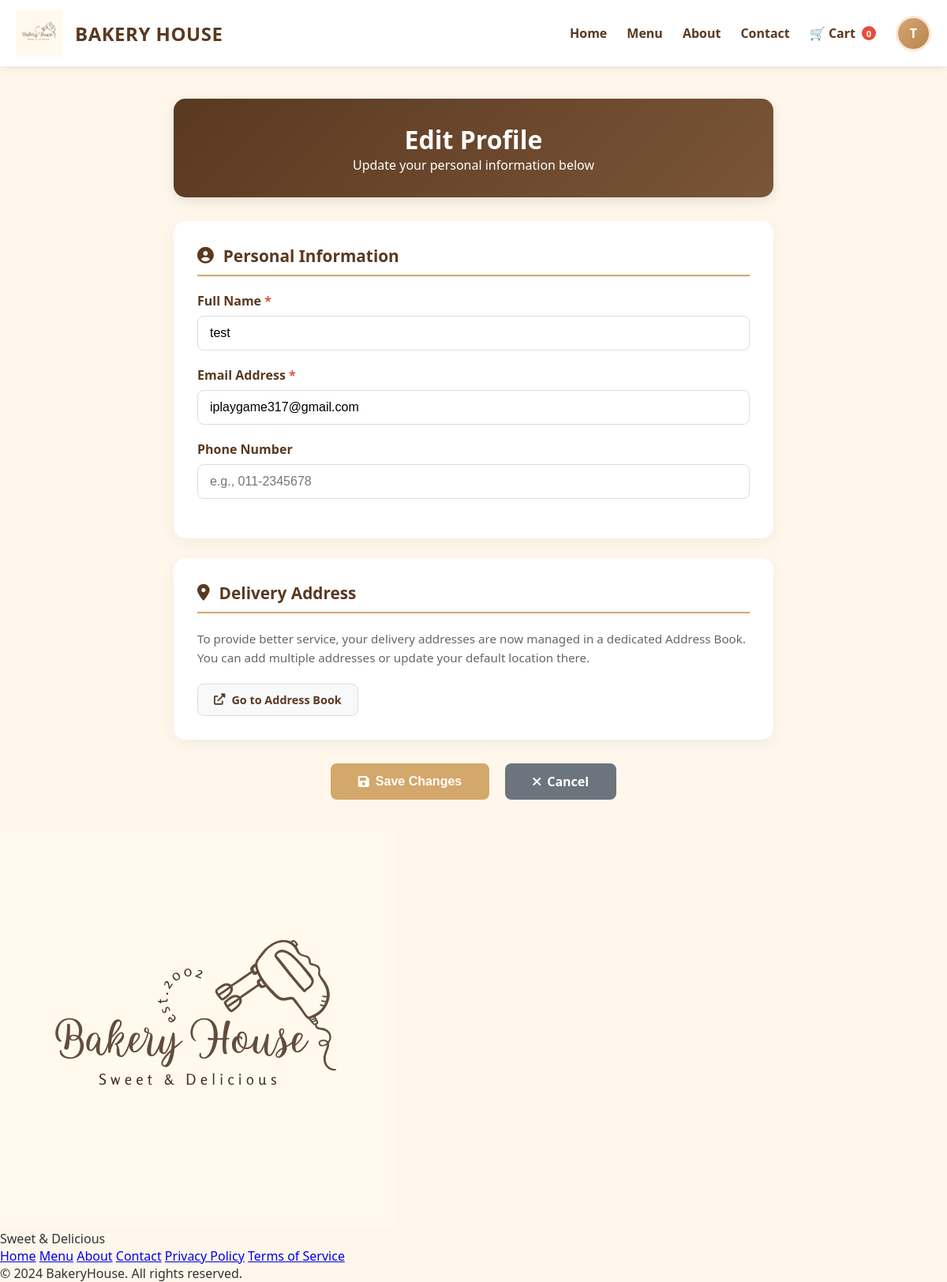
The page /editprofile.php (signed in) on the database as committed earlier.
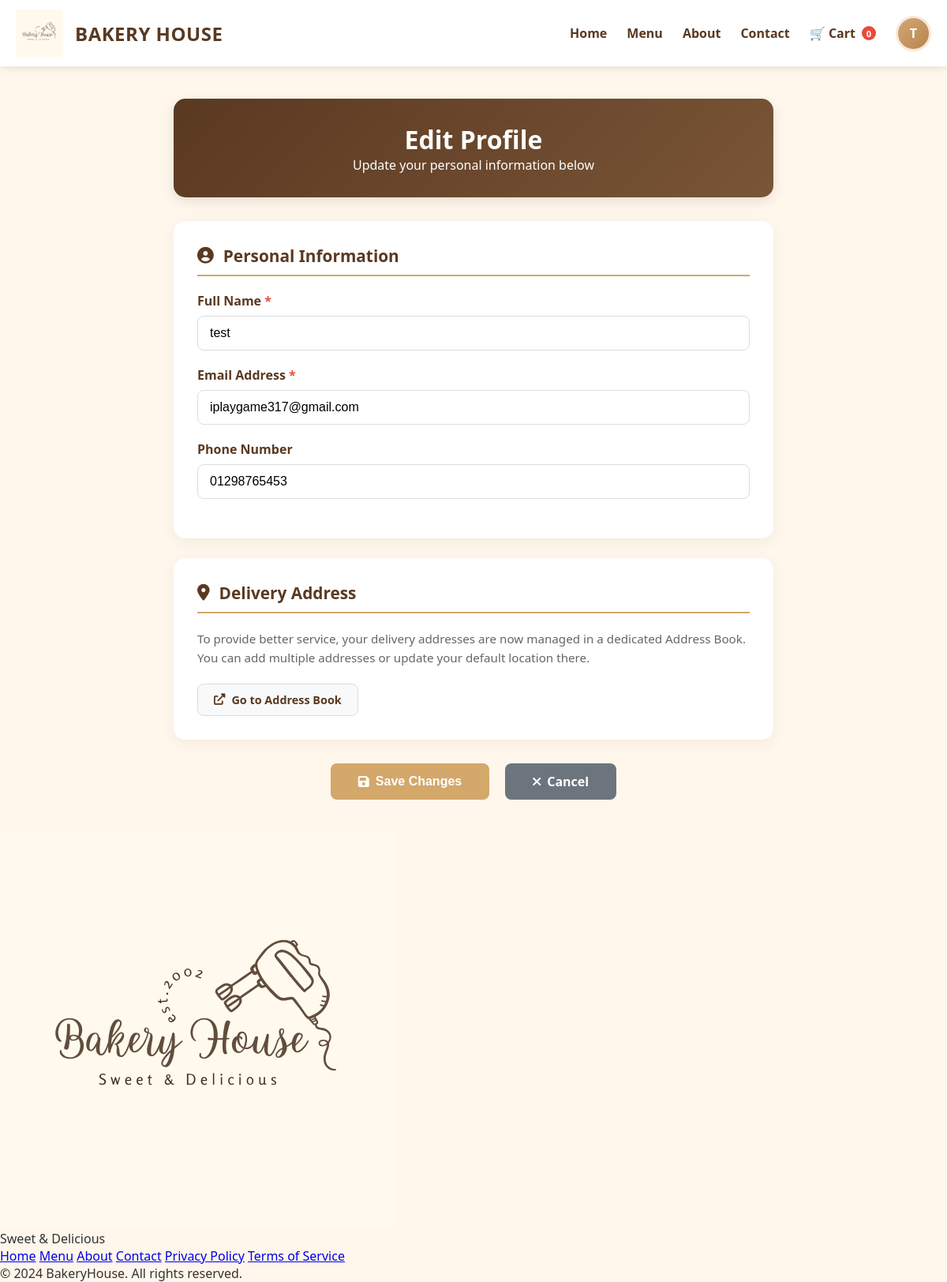
The same page on the database as committed later.
### tables this page shows
CREATE TABLE `user_db` (
  `id` int(11) NOT NULL,
  `name` varchar(100) NOT NULL,
  `email` varchar(255) NOT NULL,
  `password` varchar(255) NOT NULL,
  `phone` varchar(20) DEFAULT NULL,
  `address` text DEFAULT NULL,
  `created_at` timestamp NOT NULL DEFAULT current_timestamp(),
  `updated_at` timestamp NOT NULL DEFAULT current_timestamp() ON UPDATE current_timestamp()
);

### editprofile.php (the view, shortened to what this page needs)
<?php
require_once 'config.php';
$userId = $_SESSION['user_id'];
$name = $email = $phone = '';
try {
    $query = "SELECT name, email, phone FROM user_db WHERE id = ?";
    $stmt = $pdo->prepare($query);
    $stmt->execute([$userId]);
    $user = $stmt->fetch(PDO::FETCH_ASSOC);
    if ($user) {
        $name = htmlspecialchars($user['name']);
        $email = htmlspecialchars($user['email']);
        $phone = htmlspecialchars($user['phone'] ?? '');
    } else {
        session_destroy();
        header("Location: User_Login.php");
        exit();
    }
} catch (PDOException $e) {
    die("Error: " . $e->getMessage());
}
?>
<!DOCTYPE html>
<html lang="en">
<head>
    <link rel="stylesheet" href="editprofile.css?v=1.1">
    <link rel="stylesheet" href="https://cdnjs.cloudflare.com/ajax/libs/font-awesome/6.0.0/css/all.min.css">
</head>
<body>
    <?php include 'header.php'; ?>
    <main class="profile-page">
        <div class="profile-container">
            <div class="profile-header">
                <h1>Edit Profile</h1>
                <p>Update your personal information below</p>
            </div>
            <form action="editprofile.php" method="POST" class="edit-form" id="profileForm">
                <div class="info-card">
                    <h2><i class="fas fa-user-circle"></i> Personal Information</h2>
                    <div class="form-group required-field">
                        <label class="form-label">Full Name</label>
                        <input type="text" name="name" class="form-input" value="<?php echo $name; ?>" required>
                    </div>
                    <div class="form-group required-field">
                        <label class="form-label">Email Address</label>
                        <input type="email" name="email" class="form-input" value="<?php echo $email; ?>" required>
                    </div>
                    <div class="form-group">
                        <label class="form-label">Phone Number</label>
                        <input type="tel" name="phone" class="form-input" value="<?php echo $phone; ?>" placeholder="e.g., 011-2345678">
                    </div>
                </div>
                <div class="info-card">
                    <h2><i class="fas fa-map-marker-alt"></i> Delivery Address</h2>
                    <p style="color: #666; font-size: 0.95rem; line-height: 1.6; margin-bottom: 20px;">
                        To provide better service, your delivery addresses are now managed in a dedicated Address Book.
                        You can add multiple addresses or update your default location there.
                    </p>
                    <a href="manageaddress.php" class="btn btn-manage-redirect">
                        <i class="fas fa-external-link-alt"></i> Go to Address Book
                    </a>
                </div>
                <div class="action-buttons">
                    <button type="submit" class="btn btn-primary" id="saveButton">
                        <i class="fas fa-save"></i> Save Changes
                    </button>
                    <a href="profile.php" class="btn btn-secondary">
                        <i class="fas fa-times"></i> Cancel
                    </a>
                </div>
            </form>
        </div>
    </main>
    <footer>
        <div class="container">
            <div class="footer-content">
                <div class="footer-logo">
                    <img src="Bakery House Logo.png" alt="BakeryHouse">
                </div>
                <p>Sweet & Delicious</p>
                <div class="footer-links">
                    <a href="mainpage.php">Home</a>
                    <a href="menu.php">Menu</a>
                    <a href="about_us.php">About</a>
                    <a href="contact_us.php">Contact</a>
                    <a href="privacypolicy.php">Privacy Policy</a>
                    <a href="termservice.php">Terms of Service</a>
                </div>
                <p>&copy; 2024 BakeryHouse. All rights reserved.</p>
            </div>
        </div>
    </footer>
</body>
</html>

Rows that differ between the two databases and show on the page:
changed user_db "test": phone (not shown) → "01298765453"
